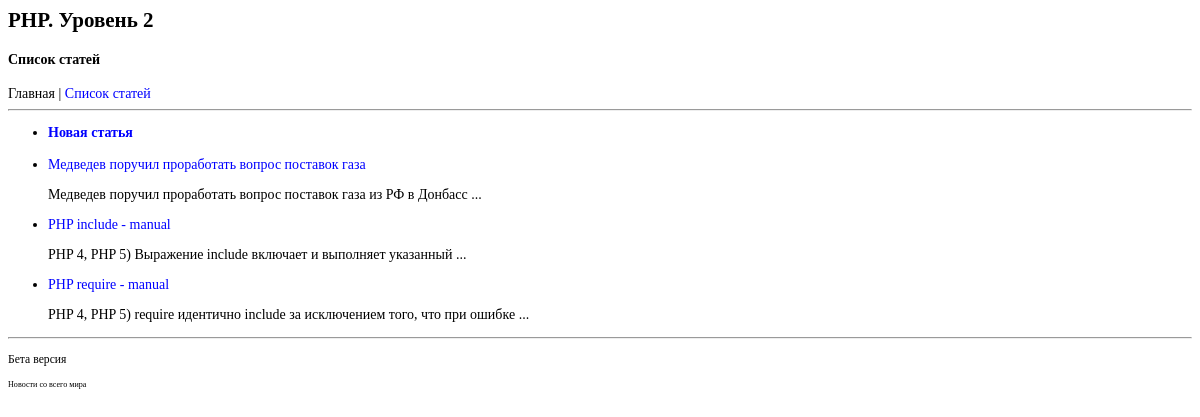
The page /control/editor.php on the database its author committed.
### tables this page shows
CREATE TABLE IF NOT EXISTS `news` (
`id_article` bigint(20) unsigned NOT NULL,
  `date` datetime NOT NULL,
  `title` char(50) NOT NULL,
  `content` text NOT NULL
);

### models/news.php (called while the page is built, shortened)
<?php
function articles_all()
{
	$query = "SELECT * FROM news ORDER BY id_article DESC";
	$result = mysql_query($query);
	$n = mysql_num_rows($result);
	$articles = array();
	for ($i = 0; $i < $n; $i++)
	{
		$row = mysql_fetch_assoc($result);
		$articles[] = $row;
	}
	return $articles;
}
function articles_intro($article)
{
	$max_lenght = 80;
	$article_lenght = mb_strlen($article['content']);
	if ($article_lenght > $max_lenght)
		{
		$str = mb_substr(($article['content']),0,$max_lenght);
		$temp = explode( ' ',$str);
		array_pop($temp);
		$str = implode(' ',$temp);
		}
	else
		$str = ($article['content']);
	return $str;
}
function view_include($fileName, $vars = array())
{
	include $fileName;
	return ob_get_clean();
}

### views/editor.php (the view, shortened to what this page needs)
<html>
<body>
	<ul>
		<li>
			<b><a href="new.php">Новая статья</a></b><br><br>
		</li>
		<? foreach ($articles as $article): ?>
			<li>
				<a href="article.php?id=<?=$article['id_article']?>" title = "">
					<?=$article['title']?>
				</a>
				<p><?=articles_intro($article)?> ...</p>
			</li>
		<? endforeach; ?>
	</ul>
</body>
</html>

### views/style.css (style rules this page uses)
body { font-family: Georgia; font-size: 14px; color: black; }
a { color: #00f; text-decoration: none; }

### rows shown on the page
news: title "Медведев поручил проработать вопрос поставок газа", content "Медведев поручил проработать вопрос поставок газа из РФ в Донбасс"
news: title "PHP include - manual", article "PHP 4, PHP 5) Выражение include включает и выполняет указанный"
news: title "PHP require - manual", article "PHP 4, PHP 5) require идентично include за исключением того, что при ошибке"

### other values the page prints
$title "Список статей"
